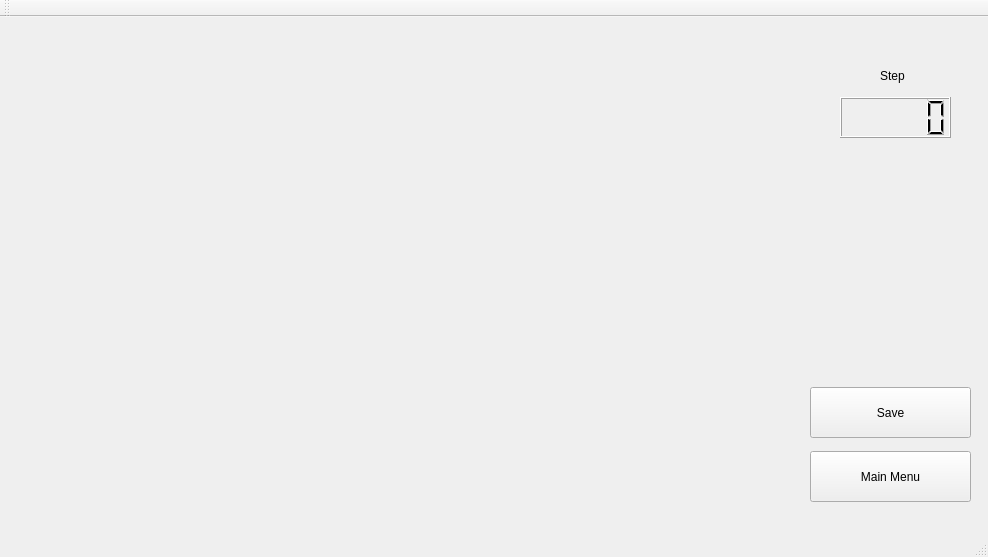
<?xml version="1.0" encoding="UTF-8"?>
<ui version="4.0">
 <class>MainWindow</class>
 <widget class="QMainWindow" name="MainWindow">
  <property name="geometry">
   <rect>
    <x>0</x>
    <y>0</y>
    <width>988</width>
    <height>557</height>
   </rect>
  </property>
  <property name="windowTitle">
   <string>MainWindow</string>
  </property>
  <widget class="QWidget" name="centralWidget">
   <widget class="QLCDNumber" name="Step">
    <property name="geometry">
     <rect>
      <x>840</x>
      <y>80</y>
      <width>111</width>
      <height>41</height>
     </rect>
    </property>
   </widget>
   <widget class="QLabel" name="Step_Label">
    <property name="geometry">
     <rect>
      <x>880</x>
      <y>50</y>
      <width>67</width>
      <height>17</height>
     </rect>
    </property>
    <property name="text">
     <string>Step</string>
    </property>
   </widget>
   <widget class="QPushButton" name="MainMenu_Button">
    <property name="geometry">
     <rect>
      <x>810</x>
      <y>434</y>
      <width>161</width>
      <height>51</height>
     </rect>
    </property>
    <property name="text">
     <string>Main Menu</string>
    </property>
   </widget>
   <widget class="QPushButton" name="Save_Button">
    <property name="geometry">
     <rect>
      <x>810</x>
      <y>370</y>
      <width>161</width>
      <height>51</height>
     </rect>
    </property>
    <property name="text">
     <string>Save</string>
    </property>
   </widget>
  </widget>
  <widget class="QMenuBar" name="menuBar">
   <property name="geometry">
    <rect>
     <x>0</x>
     <y>0</y>
     <width>988</width>
     <height>22</height>
    </rect>
   </property>
  </widget>
  <widget class="QToolBar" name="mainToolBar">
   <attribute name="toolBarArea">
    <enum>TopToolBarArea</enum>
   </attribute>
   <attribute name="toolBarBreak">
    <bool>false</bool>
   </attribute>
  </widget>
  <widget class="QStatusBar" name="statusBar"/>
 </widget>
 <layoutdefault spacing="6" margin="11"/>
 <resources/>
 <connections/>
</ui>
